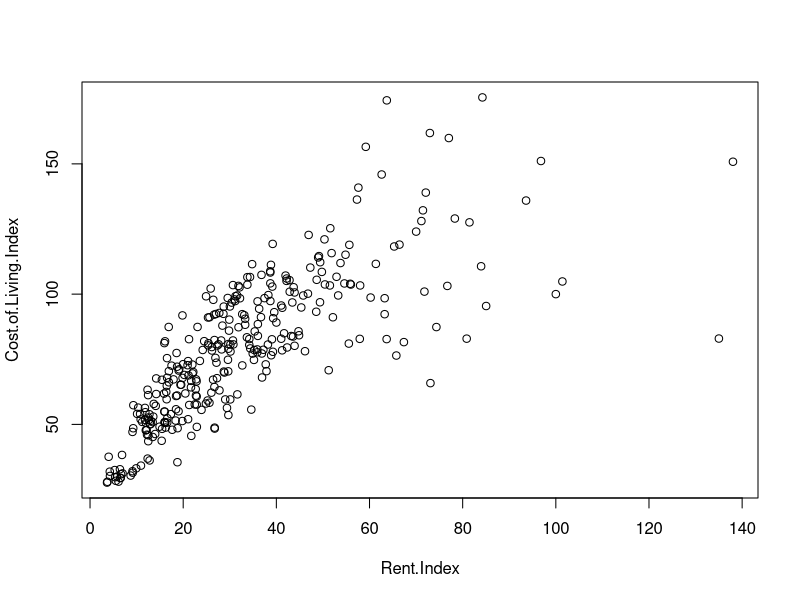
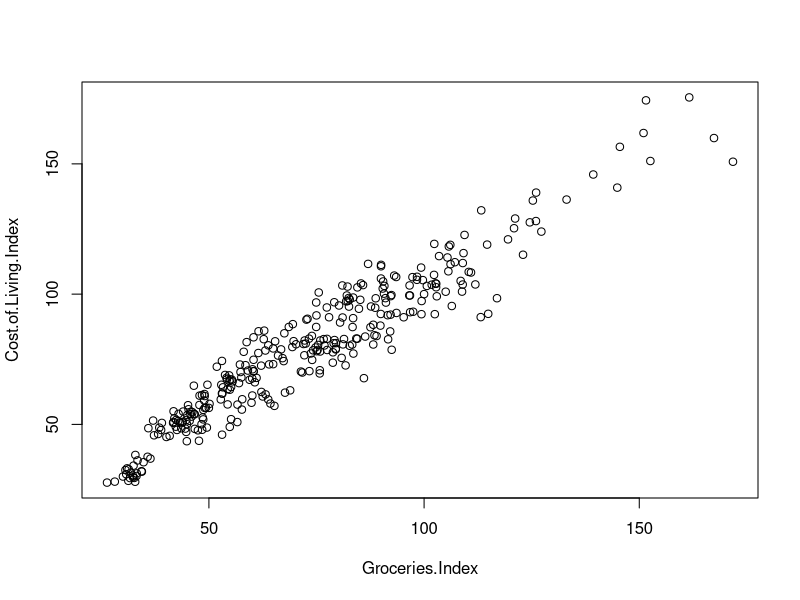
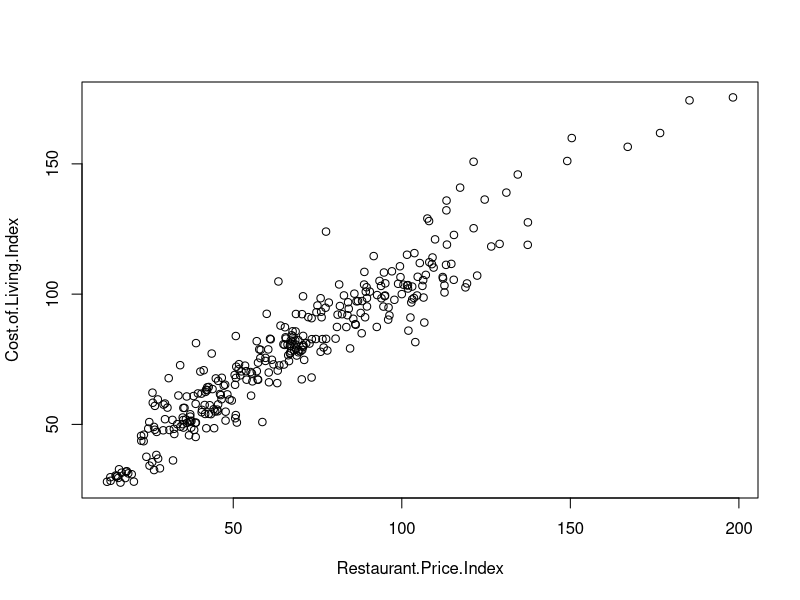
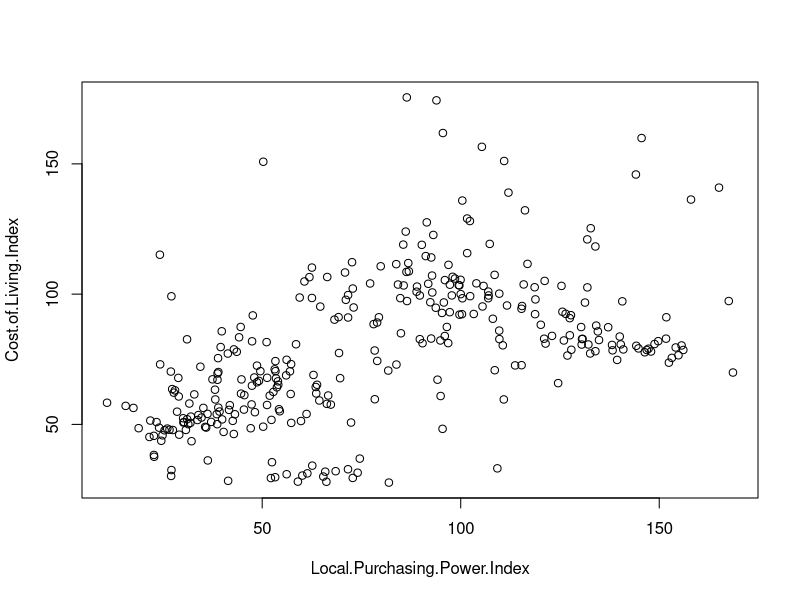

Here is the R script that generated these plots, in order:
cost <- read.table('Cost_Of_Living_Index.txt', sep = '\t', header = TRUE)

#1 Produce a scatterplot between the Cost of Living Index and EACH of the other index variables. As a result, there should be 4 scatterplots in total. Examine the relationship shown in each scatterplot in terms of its form, strength and directiion 
plot(Cost.of.Living.Index ~ Rent.Index, data = cost) 
#moderate positive linear relationship
plot(Cost.of.Living.Index ~ Groceries.Index, data = cost)
#Strong positive linear relationship
plot(Cost.of.Living.Index ~ Restaurant.Price.Index, data = cost) 
#Strong Positive linear relationship
plot(Cost.of.Living.Index ~ Local.Purchasing.Power.Index, data = cost) 
#Weak linear relationship



#2 Compute the correlation coefficients for all the scatterplots obtained above
cor(cost$Cost.of.Living.Index,cost$Rent.Index) #correlation of the COL index and rent
cor(cost$Cost.of.Living.Index,cost$Groceries.Index) #correlation of the COL index and groceries
cor(cost$Cost.of.Living.Index,cost$Restaurant.Price.Index)  #correlation of the COL index and restaurants
cor(cost$Cost.of.Living.Index,cost$Local.Purchasing.Power.Index)  #correlation of the COL index and LPP 

#4 Fit a linear regression model between the Cost of Living Index and each of the other index variables. As a result, there should be 4 regression models in total. Interpret the resulting estimated slope in each model.

mod1 <- lm(Cost.of.Living.Index ~ Rent.Index, data = cost)
coef (mod1)

mod2 <- lm(Cost.of.Living.Index ~ Groceries.Index, data = cost)
coef (mod2)

mod3 <- lm(Cost.of.Living.Index ~ Restaurant.Price.Index, data = cost)
coef (mod3)

mod4 <- lm(Cost.of.Living.Index ~ Local.Purchasing.Power.Index, data = cost)
coef (mod4)

#5 Based on the correlation coefficients and the regression models obtained above, which item would be the best predictor of overall cost in these cities? Which would be the worst? Explain.

summary(mod1)$r.squared
summary(mod2)$r.squared
summary(mod3)$r.squared
summary(mod4)$r.squared

#The better predictor of overall cost in these cities is the Groceries Index because its model (Model 2 has a high r (which tells us the correlation) as well as a high R-squared (0.909852), where as the worse model to judge the overall cost in these cities is the Local Purchasing Power Index because of its low r and R-Squared Value (0.2765729)

#6 Find the cost of living as predicted by Groceries Index and its residual for Beijing, China. (Hint: Find row index of Beijing in the dataset, and then use that index to extract the corresponding fitted value and residual from the regression result.)

#corresponding fitted value

predval = which(cost$City == 'Beijing, China') 
mod2$fitted.values[predval]

#residual from the regression result
mod2$residuals[predval]

